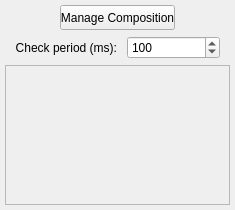
<?xml version="1.0" encoding="UTF-8"?>
<ui version="4.0">
 <class>TFCompositeModifier</class>
 <widget class="QWidget" name="TFCompositeModifier">
  <property name="geometry">
   <rect>
    <x>0</x>
    <y>0</y>
    <width>235</width>
    <height>210</height>
   </rect>
  </property>
  <property name="minimumSize">
   <size>
    <width>235</width>
    <height>210</height>
   </size>
  </property>
  <property name="windowTitle">
   <string>Form</string>
  </property>
  <widget class="QScrollArea" name="scrollArea">
   <property name="geometry">
    <rect>
     <x>5</x>
     <y>65</y>
     <width>225</width>
     <height>140</height>
    </rect>
   </property>
   <property name="verticalScrollBarPolicy">
    <enum>Qt::ScrollBarAsNeeded</enum>
   </property>
   <property name="horizontalScrollBarPolicy">
    <enum>Qt::ScrollBarAsNeeded</enum>
   </property>
   <property name="widgetResizable">
    <bool>true</bool>
   </property>
   <widget class="QWidget" name="scrollAreaWidget">
    <property name="geometry">
     <rect>
      <x>0</x>
      <y>0</y>
      <width>223</width>
      <height>138</height>
     </rect>
    </property>
   </widget>
  </widget>
  <widget class="QWidget" name="manageWidget" native="true">
   <property name="geometry">
    <rect>
     <x>5</x>
     <y>35</y>
     <width>225</width>
     <height>25</height>
    </rect>
   </property>
   <layout class="QHBoxLayout" name="manageLayout">
    <property name="spacing">
     <number>10</number>
    </property>
    <property name="leftMargin">
     <number>10</number>
    </property>
    <property name="topMargin">
     <number>0</number>
    </property>
    <property name="rightMargin">
     <number>10</number>
    </property>
    <property name="bottomMargin">
     <number>0</number>
    </property>
    <item>
     <widget class="QLabel" name="label">
      <property name="minimumSize">
       <size>
        <width>90</width>
        <height>0</height>
       </size>
      </property>
      <property name="text">
       <string>Check period (ms):</string>
      </property>
      <property name="alignment">
       <set>Qt::AlignRight|Qt::AlignTrailing|Qt::AlignVCenter</set>
      </property>
     </widget>
    </item>
    <item>
     <widget class="QSpinBox" name="delaySpin">
      <property name="minimumSize">
       <size>
        <width>55</width>
        <height>0</height>
       </size>
      </property>
      <property name="minimum">
       <number>20</number>
      </property>
      <property name="maximum">
       <number>100000</number>
      </property>
      <property name="singleStep">
       <number>10</number>
      </property>
      <property name="value">
       <number>100</number>
      </property>
     </widget>
    </item>
   </layout>
  </widget>
  <widget class="QPushButton" name="manageButton">
   <property name="geometry">
    <rect>
     <x>60</x>
     <y>5</y>
     <width>115</width>
     <height>25</height>
    </rect>
   </property>
   <property name="minimumSize">
    <size>
     <width>115</width>
     <height>25</height>
    </size>
   </property>
   <property name="maximumSize">
    <size>
     <width>115</width>
     <height>25</height>
    </size>
   </property>
   <property name="text">
    <string>Manage Composition</string>
   </property>
  </widget>
 </widget>
 <resources/>
 <connections/>
</ui>
